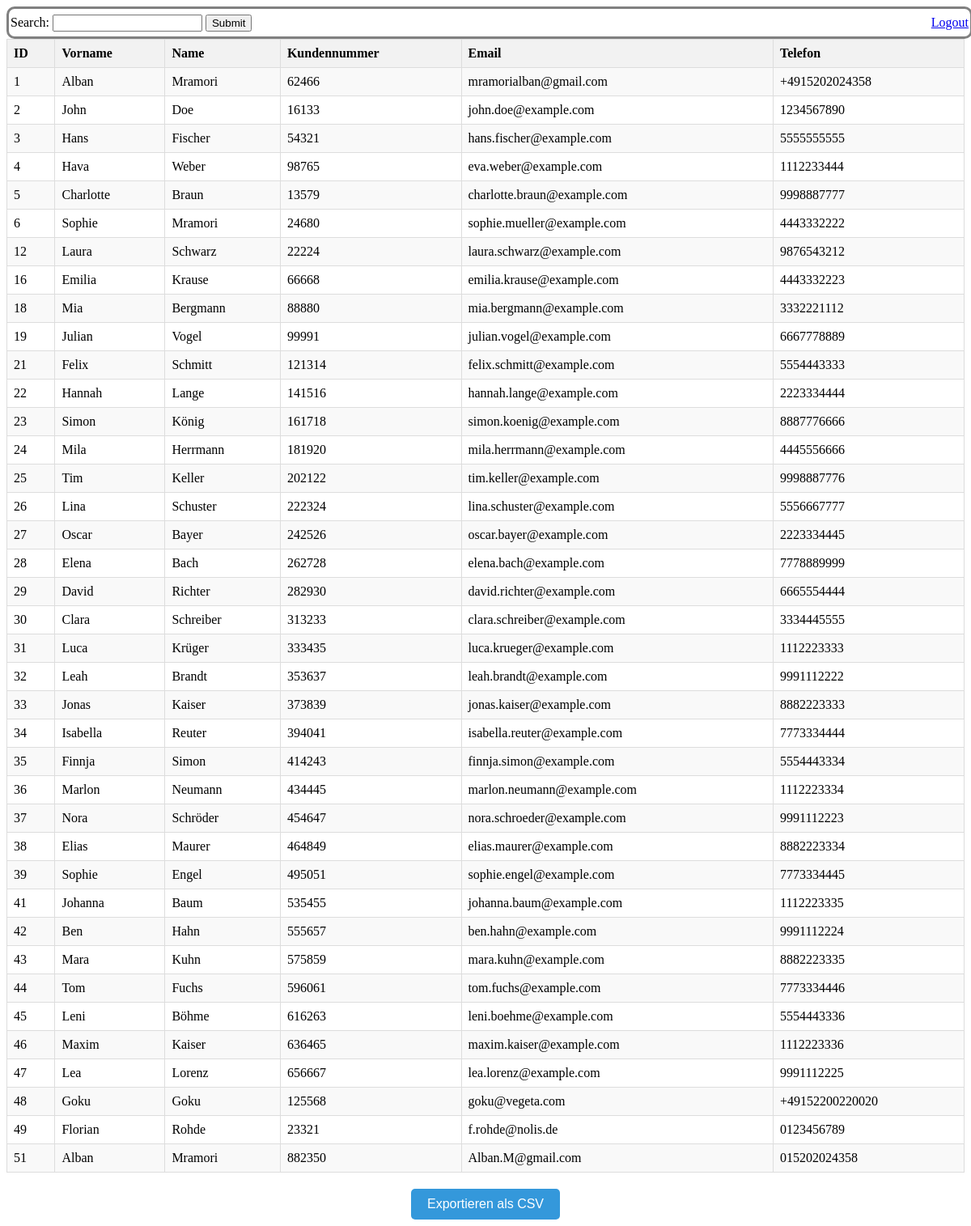
The page /user.php (signed in) on the database its author committed.
### tables this page shows
CREATE TABLE `benutzeraccount` (
  `id` int(11) NOT NULL,
  `vorname` varchar(50) NOT NULL,
  `name` varchar(50) NOT NULL,
  `kundennummer` int(11) NOT NULL,
  `email` varchar(50) NOT NULL,
  `telefon` varchar(20) NOT NULL,
  `benutzername` varchar(50) NOT NULL,
  `passwort` varchar(50) NOT NULL
);

### user.php (the view, shortened to what this page needs)
<?php
include("database.php");
$sql = "SELECT * FROM benutzeraccount";
$result = mysqli_query($conn, $sql);
?>
<!DOCTYPE html>
<html>
<head>
    <link rel="stylesheet" href="style-index.css">
</head>
<body>
    <div class="header-admin">
        <form method="post" action="">
            <label for="search">Search:</label>
            <input type="text" name="search" id="search" value="<?php echo isset($searchTerm) ? $searchTerm : ''; ?>">
            <input type="submit" value="Submit">
        </form>
        <a href="?logout=true">Logout</a>
    </div>
    <table>
        <tr>
            <th>ID</th>
            <th>Vorname</th>
            <th>Name</th>
            <th>Kundennummer</th>
            <th>Email</th>
            <th>Telefon</th>
        </tr>
        <?php
        if (mysqli_num_rows($result) > 0) {
            while ($row = mysqli_fetch_assoc($result)) {
                echo "<tr>
                        <td>" . $row["id"] . "</td>
                        <td>" . $row["vorname"] . "</td>
                        <td>" . $row["name"] . "</td>
                        <td>" . $row["kundennummer"] . "</td>
                        <td>" . $row["email"] . "</td>
                        <td>" . $row["telefon"] . "</td>
                     </tr>";
            }
        } else {
            echo "<tr><td colspan='9'>0 gefunden</td></tr>";
        }
        ?>
    </table>
    <form method="post" action="" class="csv">
        <input type="submit" name="export" value="Exportieren als CSV">
    </form>
</body>
</html>

### style-index.css (style rules this page uses)
table { border-collapse: collapse; width: 100%; }
th, td { border: 1px solid #dddddd; text-align: left; padding: 8px; }
th { background-color: #f2f2f2; }
tr:nth-child(even) { background-color: #f9f9f9; }
.header-admin { height: 30px; width: 100%; display: flex; flex-direction: row; justify-content: space-between; align-items: center; border: 3px solid gray; padding: 2px; border-radius: 10px; }
.csv { text-align: center; margin-top: 20px; }
.csv input[type="submit"] { background-color: #3498db; color: white; padding: 10px 20px; font-size: 16px; border: none; border-radius: 5px; cursor: pointer; }

### rows shown on the page
benutzeraccount: id "1", vorname "Alban", name "Mramori", kundennummer "62466", email "mramorialban@gmail.com", telefon "+4915202024358"
benutzeraccount: id "2", vorname "John", name "Doe", kundennummer "16133", email "john.doe@example.com", telefon "1234567890"
benutzeraccount: id "3", vorname "Hans", name "Fischer", kundennummer "54321", email "hans.fischer@example.com", telefon "5555555555"
benutzeraccount: id "4", vorname "Hava", name "Weber", kundennummer "98765", email "eva.weber@example.com", telefon "1112233444"
benutzeraccount: id "5", vorname "Charlotte", name "Braun", kundennummer "13579", email "charlotte.braun@example.com", telefon "9998887777"
benutzeraccount: id "6", vorname "Sophie", name "Mramori", kundennummer "24680", email "sophie.mueller@example.com", telefon "4443332222"
benutzeraccount: id "12", vorname "Laura", name "Schwarz", kundennummer "22224", email "laura.schwarz@example.com", telefon "9876543212"
benutzeraccount: id "16", vorname "Emilia", name "Krause", kundennummer "66668", email "emilia.krause@example.com", telefon "4443332223"
benutzeraccount: id "18", vorname "Mia", name "Bergmann", kundennummer "88880", email "mia.bergmann@example.com", telefon "3332221112"
benutzeraccount: id "19", vorname "Julian", name "Vogel", kundennummer "99991", email "julian.vogel@example.com", telefon "6667778889"
benutzeraccount: id "21", vorname "Felix", name "Schmitt", kundennummer "121314", email "felix.schmitt@example.com", telefon "5554443333"
benutzeraccount: id "22", vorname "Hannah", name "Lange", kundennummer "141516", email "hannah.lange@example.com", telefon "2223334444"
benutzeraccount: id "23", vorname "Simon", name "König", kundennummer "161718", email "simon.koenig@example.com", telefon "8887776666"
benutzeraccount: id "24", vorname "Mila", name "Herrmann", kundennummer "181920", email "mila.herrmann@example.com", telefon "4445556666"
benutzeraccount: id "25", vorname "Tim", name "Keller", kundennummer "202122", email "tim.keller@example.com", telefon "9998887776"
benutzeraccount: id "26", vorname "Lina", name "Schuster", kundennummer "222324", email "lina.schuster@example.com", telefon "5556667777"
benutzeraccount: id "27", vorname "Oscar", name "Bayer", kundennummer "242526", email "oscar.bayer@example.com", telefon "2223334445"
benutzeraccount: id "28", vorname "Elena", name "Bach", kundennummer "262728", email "elena.bach@example.com", telefon "7778889999"
benutzeraccount: id "29", vorname "David", name "Richter", kundennummer "282930", email "david.richter@example.com", telefon "6665554444"
benutzeraccount: id "30", vorname "Clara", name "Schreiber", kundennummer "313233", email "clara.schreiber@example.com", telefon "3334445555"
benutzeraccount: id "31", vorname "Luca", name "Krüger", kundennummer "333435", email "luca.krueger@example.com", telefon "1112223333"
benutzeraccount: id "32", vorname "Leah", name "Brandt", kundennummer "353637", email "leah.brandt@example.com", telefon "9991112222"
benutzeraccount: id "33", vorname "Jonas", name "Kaiser", kundennummer "373839", email "jonas.kaiser@example.com", telefon "8882223333"
benutzeraccount: id "34", vorname "Isabella", name "Reuter", kundennummer "394041", email "isabella.reuter@example.com", telefon "7773334444"
benutzeraccount: id "35", vorname "Finnja", name "Simon", kundennummer "414243", email "finnja.simon@example.com", telefon "5554443334"
benutzeraccount: id "36", vorname "Marlon", name "Neumann", kundennummer "434445", email "marlon.neumann@example.com", telefon "1112223334"
benutzeraccount: id "37", vorname "Nora", name "Schröder", kundennummer "454647", email "nora.schroeder@example.com", telefon "9991112223"
benutzeraccount: id "38", vorname "Elias", name "Maurer", kundennummer "464849", email "elias.maurer@example.com", telefon "8882223334"
benutzeraccount: id "39", vorname "Sophie", name "Engel", kundennummer "495051", email "sophie.engel@example.com", telefon "7773334445"
benutzeraccount: id "41", vorname "Johanna", name "Baum", kundennummer "535455", email "johanna.baum@example.com", telefon "1112223335"
benutzeraccount: id "42", vorname "Ben", name "Hahn", kundennummer "555657", email "ben.hahn@example.com", telefon "9991112224"
benutzeraccount: id "43", vorname "Mara", name "Kuhn", kundennummer "575859", email "mara.kuhn@example.com", telefon "8882223335"
benutzeraccount: id "44", vorname "Tom", name "Fuchs", kundennummer "596061", email "tom.fuchs@example.com", telefon "7773334446"
benutzeraccount: id "45", vorname "Leni", name "Böhme", kundennummer "616263", email "leni.boehme@example.com", telefon "5554443336"
benutzeraccount: id "46", vorname "Maxim", name "Kaiser", kundennummer "636465", email "maxim.kaiser@example.com", telefon "1112223336"
benutzeraccount: id "47", vorname "Lea", name "Lorenz", kundennummer "656667", email "lea.lorenz@example.com", telefon "9991112225"
benutzeraccount: id "48", vorname "Goku", name "Goku", kundennummer "125568", email "goku@vegeta.com", telefon "+49152200220020"
benutzeraccount: id "49", vorname "Florian", name "Rohde", kundennummer "23321", email "f.rohde@nolis.de", telefon "0123456789"
benutzeraccount: id "51", vorname "Alban", name "Mramori", kundennummer "882350", email "Alban.M@gmail.com", telefon "015202024358"
